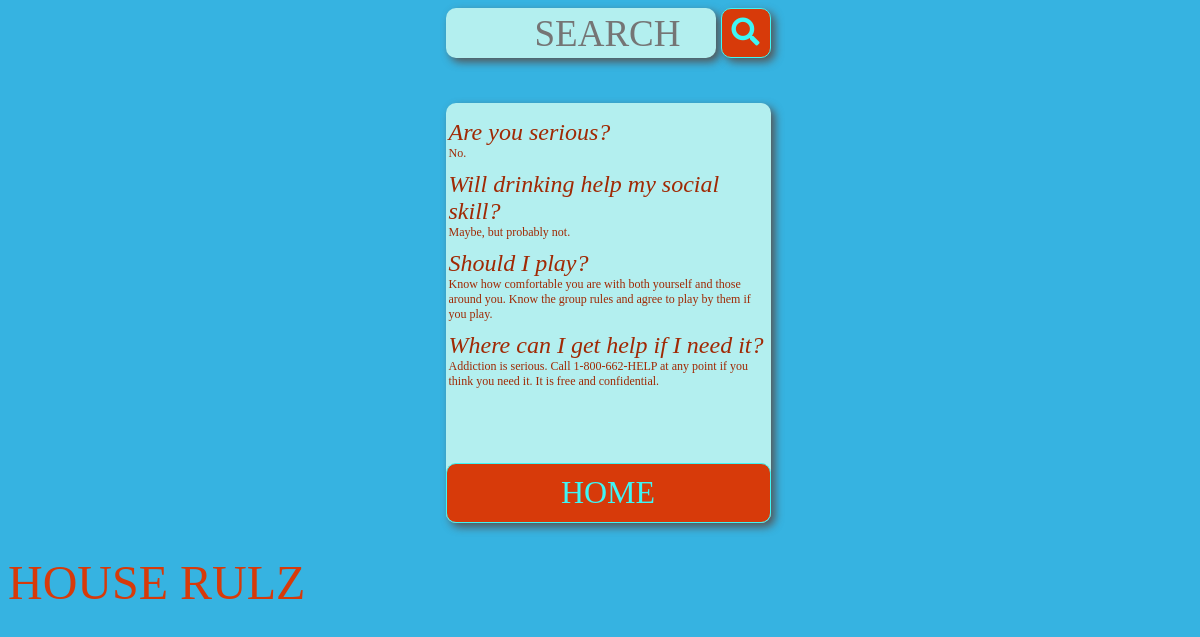
The page /about/ on the database its author committed.
### therulz/models.py (models this page shows, shortened)
class FAQ(models.Model):
	faq_name = models.CharField(max_length=50)
	faq_text = models.CharField(max_length=280)
	order = models.IntegerField(default=1)

### therulz/views.py (the view)
# urls.py: path('about/', views.about, name='about'),
def about(request):
	faq_list = FAQ.objects.order_by('order')[:]
	context = {
		'faq_list': faq_list,
	}
	return render(request, 'therulz/about.html', context)

### therulz/templates/therulz/about.html (shortened to what this page needs)
{% load static %}
<!DOCTYPE html>
<html>
    <head>
        <link
            rel="stylesheet"
            type="text/css"
            href="{% static 'therulz/style.css' %}"
        />
        <link
            rel="stylesheet"
            href="https://use.fontawesome.com/releases/v5.0.13/css/all.css"
        >
    </head>
    <body>
        <form
            class="search" action="{% url 'therulz:search' %}" method='get'
            action="{% url 'therulz:search' %}"
            method="get"
            class="search">
            <input
                type="search"
                placeholder="SEARCH"
                name="usr_query"
                value='{{ query }}'
             />
            <button
                type="submit"
                value="S"
                class="search_button">
                <i class="fas fa-search"></i>
            </button>
        </form>
        <div class="container">
            <div class="game_list_container">
                <ul>
                {% for faq in faq_list %}
                    <li  class="rule_name">
                        {{ faq.faq_name }}
                    </li>
                    <li class="rule_text">
                        {{ faq.faq_text }}
                    </li>
                {% endfor %}
                </ul>
            </div>
            <a class="control btn" href="/">HOME</a>
        </div>
        <h1 class="logo">HOUSE RULZ</h1>
    </body>
</html>

### therulz/static/therulz/style.css (style rules this page uses)
:root { --main_background_color: #36B3E1; --search_box_color: #B3EFEF; --red_color: #D73A0A; --blue_color: #3FF5F5; --rule_color: #A02904; }
* { box-sizing: border-box; font-family: "Verdana"; padding: 0; }
body { background-color: var(--main_background_color); text-align: center; width: 100%; }
a { text-decoration: none; width: 100%; margin: auto; padding: 0; text-align:center; }
input { background-color: var(--search_box_color); border: none; border-radius: 10px; box-shadow: 4px 4px 8px #555; color: var(--red_color); display: inline; font-size: 37px; height: 50px; margin-right: 5px; opacity: 1; padding-right: 10px; text-align: right; width: 270px; }
li { width: 100%; padding-left: 3px; text-align: left; }
ul { list-style-type: none; }
.btn { border-radius: 10px; display: block; font-size: 32px; min-height: 60px; max-height: 60px; margin: 0 auto; padding-top: 10px; text-align: center; width: 100%; }
.container { background-color: var(--search_box_color); border-radius: 10px; box-shadow: 4px 4px 8px #555; display: flex; flex-direction: column; height: 420px; align-items: center; margin: 0 auto; margin-top: 45px; width: 325px; }
.control { background-color: var(--red_color); border: 1px solid var(--blue_color); color: var(--blue_color); }
.game_list_container { display: flex; flex-direction: column; height: 360px; margin: 0 auto; width: 100%; overflow: scroll; }
.rule_name { display: block; color: var(--rule_color); font-size: 24px; font-style: italic; }
.rule_text { color: var(--rule_color); font-size: 12px; margin-bottom: 10px; }
.search { display: flex; justify-content: center; }
.search_button { background-color: var(--red_color); border: 1px solid var(--blue_color); border-radius: 10px; box-shadow: 4px 4px 8px #555; color: var(--blue_color); display: inline; font-size: 28px; height: 50px; width: 50px; }
.logo { color: var(--red_color); font-size: 48px; font-weight: 100; float: left; margin-bottom: 0; }

### rows shown on the page
FAQ: faq_name "Are you serious?", faq_text "No."
FAQ: faq_name "Will drinking help my social skill?", faq_text "Maybe, but probably not."
FAQ: faq_name "Should I play?", faq_text "Know how comfortable you are with both yourself and those around you. Know the group rules and agree to play by them if you play."
FAQ: faq_name "Where can I get help if I need it?", faq_text "Addiction is serious. Call 1-800-662-HELP at any point if you think you need it. It is free and confidential."
